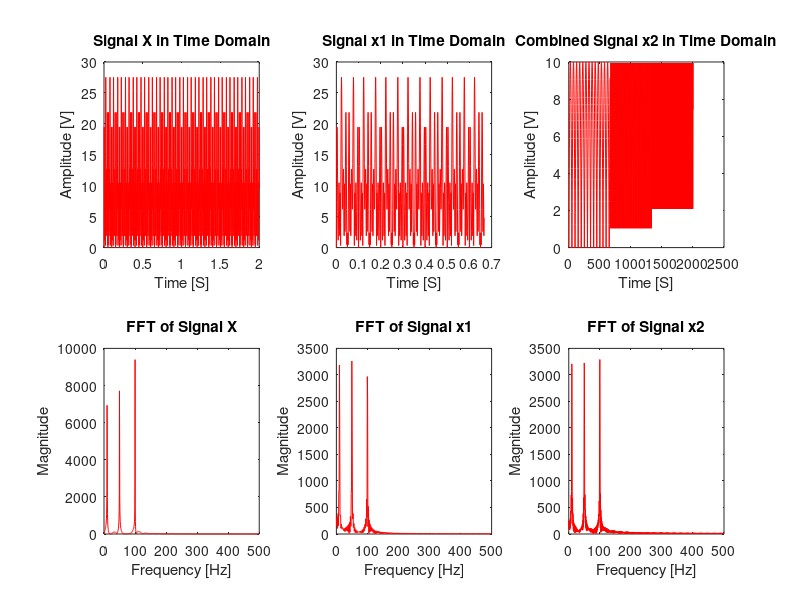

This chart was generated by the following MATLAB code:
% Title: Fast Fourier Transform of given signals
% Aim: To prove that FFT can not identify change in sequence of signal.
% Programmer name: Ashish Ashok Gopal, 1702005, FY MTech
% Department: Department of Electronics Engineering
% Mentor: Dr. Nirmal, HOD
% Department: Department of Electronics Engineering
% Date: 26/09/2017

% ***************Program starts here*************************

% Frequency signals declarations
fs = 1000;  % Sampling frequency
f1 = 10;    % 10 Hz
f2 = 50;    % 50 Hz
f3 = 100;   % 100 Hz

% Signal duration declarations
ts = 1/fs;                          % Sampling period or signal duration
dt = 0:ts:2-ts;                     % Signal duration
dt1 = 0:ts:((2-ts)/3);              % Signal duration 1
dt2 = ((2-ts)/3):ts:(2*(2-ts)/3);   % Signal duration 2
dt3 = (2*(2-ts)/3):ts:2-ts;         % Signal duration 3

% Amplitude [V] declarations
A = 10;     % in Volts
B = 10;     % in Volts
C = 10;     % in Volts

% Signal description
% Generating Signal I
X = A*sin(2*pi*f1*dt) + B*sin(2*pi*f2*dt) + C*sin(2*pi*f3*dt);

% Generating Signal II
x1 = A*sin(2*pi*f1*dt1) + B*sin(2*pi*f2*dt1) + C*sin(2*pi*f3*dt1);

% Generating Signal III
p1 = A*sin(2*pi*f1*dt1);
p2 = B*sin(2*pi*f2*dt2);
p3 = C*sin(2*pi*f3*dt3);
x2 = [p1 p2 p3];

% Applying FFT
nfftX = length(X);
nfftX1 = 2^nextpow2(nfftX);
Y = fft(X,nfftX1);     
xY = fs*(0:nfftX1/2-1)/nfftX1;
Y1 = Y(1:nfftX1/2);         % FFT of Signal I

nfftx1 = length(x1);
nfftx11 = 2^nextpow2(nfftx1);
y1 = fft(x1, nfftx11);
xy1 = fs*(0:nfftx11/2-1)/nfftx11;
y12 = y1(1:nfftx11/2);      % FFT of Signal II

nfftx2 = length(x2);
nfftx21 = 2^nextpow2(nfftx2);
y2 = fft(x2, nfftx21);
xy2 = fs*(0:nfftx21/2-1)/nfftx21;
y21 = y2(1:nfftx21/2);      % FFT of Signal III

% Main figure details
figure('Name','FFT of Signals');

% Plotting Figure I and its FFT
subplot(2,3,1);
plot(dt,abs(X),'r');
xlabel("Time [S]");
ylabel("Amplitude [V]");
title("Signal X in Time Domain");
subplot(2,3,4);
plot(xY, abs(Y1),'r');
xlabel("Frequency [Hz]");
ylabel("Magnitude");
title("FFT of Signal X");

% Plotting Figure II and its FFT
subplot(2,3,2);
plot(dt1,abs(x1),'r');
xlabel("Time [S]");
ylabel("Amplitude [V]");
title("Signal x1 in Time Domain");
subplot(2,3,5);
plot(xy1, abs(y12),'r');
xlabel("Frequency [Hz]");
ylabel("Magnitude");
title("FFT of Signal x1");

% Plotting Figure III and its FFT
subplot(2,3,3);
plot(abs(x2),'r');
xlabel("Time [S]");
ylabel("Amplitude [V]");
title("Combined Signal x2 in Time Domain");
subplot(2,3,6);
plot(xy2, abs(y21),'r');
xlabel("Frequency [Hz]");
ylabel("Magnitude");
title("FFT of Signal x2");

% ***************Program ends here***************************